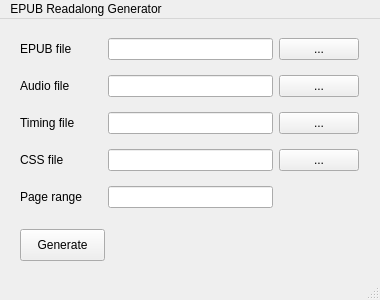
<?xml version="1.0" encoding="UTF-8"?>
<ui version="4.0">
 <class>MainWindow</class>
 <widget class="QMainWindow" name="MainWindow">
  <property name="geometry">
   <rect>
    <x>0</x>
    <y>0</y>
    <width>380</width>
    <height>300</height>
   </rect>
  </property>
  <property name="windowTitle">
   <string>MainWindow</string>
  </property>
  <widget class="QWidget" name="mainwidget">
   <widget class="QPushButton" name="generate_btn">
    <property name="geometry">
     <rect>
      <x>20</x>
      <y>210</y>
      <width>85</width>
      <height>32</height>
     </rect>
    </property>
    <property name="text">
     <string>Generate</string>
    </property>
   </widget>
   <widget class="QWidget" name="">
    <property name="geometry">
     <rect>
      <x>20</x>
      <y>10</y>
      <width>339</width>
      <height>192</height>
     </rect>
    </property>
    <layout class="QGridLayout" name="gridLayout">
     <item row="1" column="0" colspan="2">
      <widget class="QLabel" name="audio_label">
       <property name="text">
        <string>Audio file</string>
       </property>
      </widget>
     </item>
     <item row="2" column="0" colspan="2">
      <widget class="QLabel" name="timing_label">
       <property name="text">
        <string>Timing file</string>
       </property>
      </widget>
     </item>
     <item row="0" column="0" colspan="2">
      <widget class="QLabel" name="epub_label">
       <property name="text">
        <string>EPUB file</string>
       </property>
      </widget>
     </item>
     <item row="3" column="0" colspan="2">
      <widget class="QLabel" name="css_label">
       <property name="text">
        <string>CSS file</string>
       </property>
      </widget>
     </item>
     <item row="2" column="6">
      <widget class="QPushButton" name="timing_filedialog">
       <property name="text">
        <string>...</string>
       </property>
      </widget>
     </item>
     <item row="4" column="0" colspan="2">
      <widget class="QLabel" name="range_label">
       <property name="text">
        <string>Page range</string>
       </property>
      </widget>
     </item>
     <item row="4" column="2" colspan="4">
      <widget class="QLineEdit" name="range_text">
       <property name="text">
        <string/>
       </property>
      </widget>
     </item>
     <item row="1" column="6">
      <widget class="QPushButton" name="audio_filedialog">
       <property name="text">
        <string>...</string>
       </property>
      </widget>
     </item>
     <item row="3" column="6">
      <widget class="QPushButton" name="css_filedialog">
       <property name="text">
        <string>...</string>
       </property>
      </widget>
     </item>
     <item row="0" column="6">
      <widget class="QPushButton" name="epub_filedialog">
       <property name="text">
        <string>...</string>
       </property>
      </widget>
     </item>
     <item row="0" column="2" colspan="4">
      <widget class="QLineEdit" name="epub_text"/>
     </item>
     <item row="1" column="2" colspan="4">
      <widget class="QLineEdit" name="audio_text"/>
     </item>
     <item row="2" column="2" colspan="4">
      <widget class="QLineEdit" name="timing_text"/>
     </item>
     <item row="3" column="2" colspan="4">
      <widget class="QLineEdit" name="css_text">
       <property name="text">
        <string/>
       </property>
      </widget>
     </item>
    </layout>
   </widget>
  </widget>
  <widget class="QMenuBar" name="menubar">
   <property name="geometry">
    <rect>
     <x>0</x>
     <y>0</y>
     <width>381</width>
     <height>24</height>
    </rect>
   </property>
   <widget class="QMenu" name="menuEPUB_Readalong_Generator">
    <property name="title">
     <string>EPUB Readalong Generator</string>
    </property>
   </widget>
   <addaction name="menuEPUB_Readalong_Generator"/>
  </widget>
  <widget class="QStatusBar" name="statusbar"/>
 </widget>
 <resources/>
 <connections/>
</ui>
